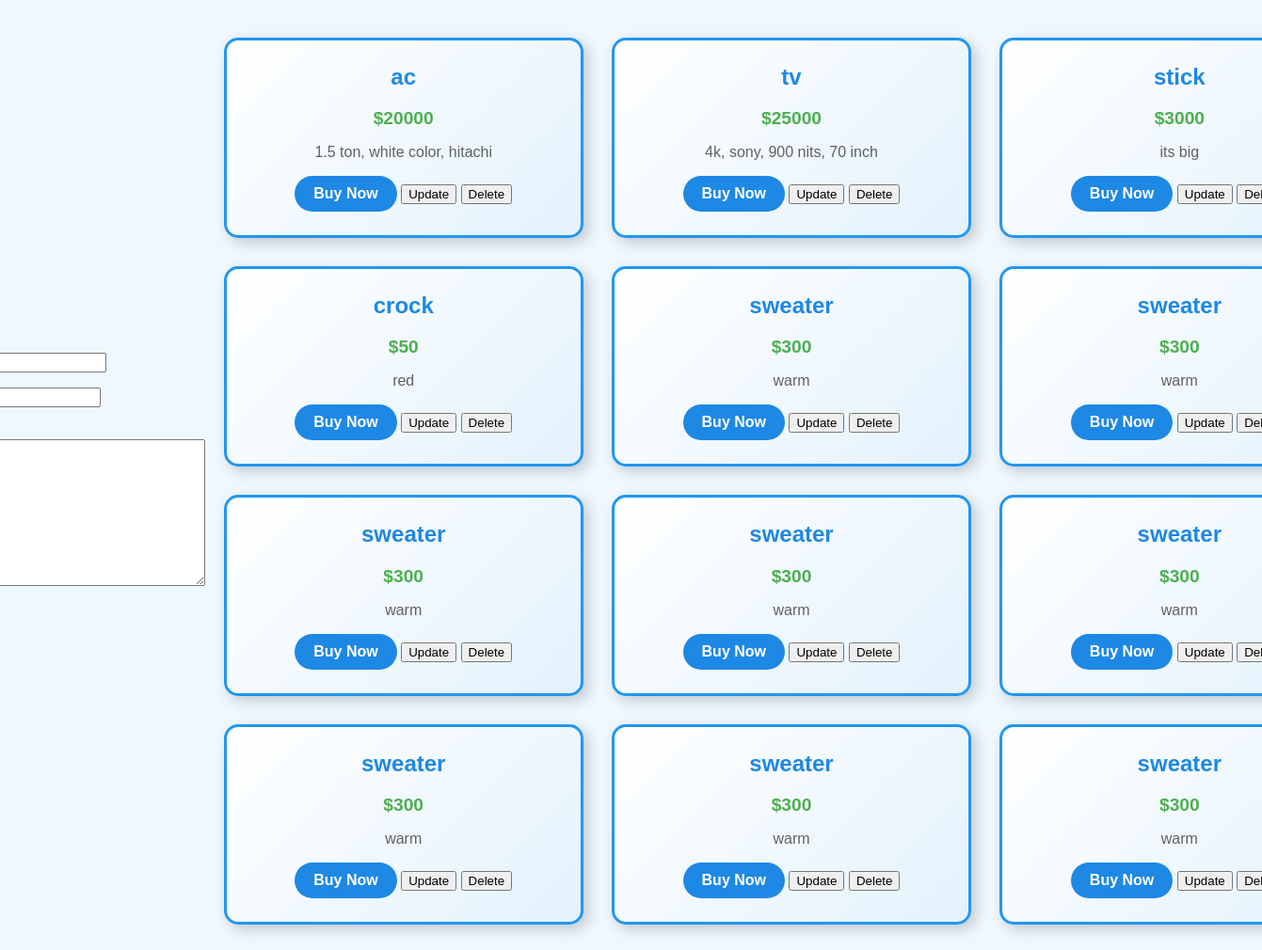
The app's page /electronics/product/, older data.
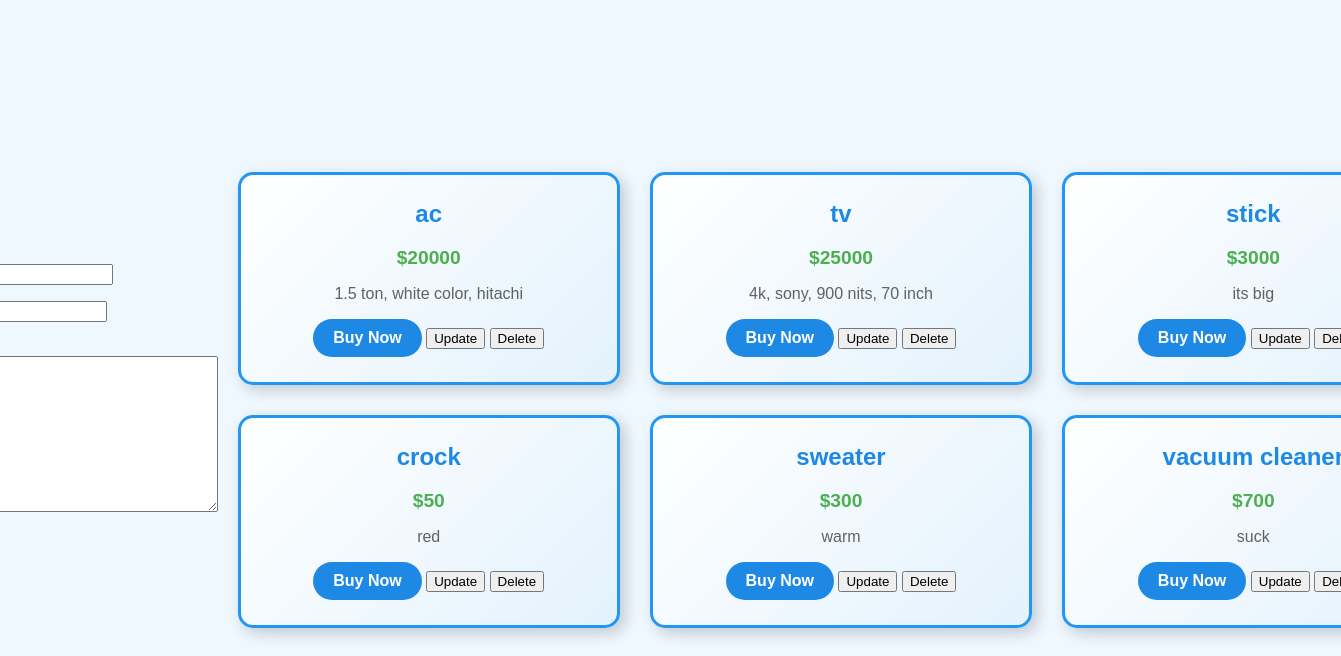
The same page, newer data.
### electronics/models.py (models this page shows, shortened)
class Product(models.Model):
    name = models.CharField(max_length=100)
    price = models.IntegerField()
    description = models.TextField()

### electronics/views.py (the view)
# urls.py: path('product/', views.product_detail, name = 'product_detail'),
def product_detail(request):
    prod = Product.objects.all()
    form = ProductForm()
    if request.method == 'POST':
        form = ProductForm(request.POST)
        if form.is_valid():
            form.save()
            form = ProductForm()
    return render(request, 'electronics/product_detail.html', {'prod': prod, 'form':form})

### electronics/forms.py
class ProductForm(forms.ModelForm):
    class Meta:
        model = Product
        fields = ['id', 'name', 'price', 'description']

### electronics/templates/electronics/product_detail.html (shortened to what this page needs)
<!DOCTYPE html>
<html lang="en">
<head>
</head>
<body>
    <div>
        <form method="post">
            {{form.as_p}}
        </form>
    </div>
    <div class="container">
        {% for pro in prod %}
            <div class="product-card">
                <h3>{{ pro.name }}</h3>
                <p class="price">${{ pro.price }}</p>
                <p>{{ pro.description }}</p>
                <a href="/buy/{{ pro.id }}" class="btn">Buy Now</a>
                <a href="{% url 'update_product' pro.id %}"> <button type="button">Update</button></a>
                <a href="{% url 'delete_product' pro.id %}"> <button type="button">Delete</button></a>
            </div>
        {% endfor %}
    </div>
</body>
</html>

### electronics/templates/electronics/product_detail.html (style rules this page uses)
body { font-family: Arial, sans-serif; background-color: #f0f8ff; display: flex; justify-content: center; align-items: center; min-height: 100vh; margin: 0; }
.container { width: 90%; max-width: 1400px; display: grid; grid-template-columns: repeat(auto-fit, minmax(280px, 1fr)); gap: 30px; padding: 40px 20px; }
.product-card { background: linear-gradient(135deg, #ffffff, #e3f2fd); border: 3px solid #2196F3; border-radius: 15px; box-shadow: 5px 5px 15px rgba(0, 0, 0, 0.2); padding: 25px; text-align: center; transition: transform 0.3s ease, box-shadow 0.3s ease; }
.product-card h3 { margin: 0 0 10px; color: #1E88E5; font-size: 1.5rem; }
.product-card .price { color: #4CAF50; font-weight: bold; margin-bottom: 12px; font-size: 1.2rem; }
.product-card p { color: #616161; font-size: 1rem; }
.btn { display: inline-block; background-color: #1E88E5; color: #fff; border: none; padding: 10px 20px; border-radius: 20px; cursor: pointer; text-decoration: none; font-weight: bold; transition: background-color 0.3s ease; }

Row changes from the older to the newer data that the page shows:
removed Product: name "sweater", price "300", description "warm"
removed Product: name "sweater", price "300", description "warm"
removed Product: name "sweater", price "300", description "warm"
removed Product: name "sweater", price "300", description "warm"
removed Product: name "sweater", price "300", description "warm"
removed Product: name "sweater", price "300", description "warm"
removed Product: name "sweater", price "300", description "warm"
added Product: name "vacuum…", price "700", description "suck"
